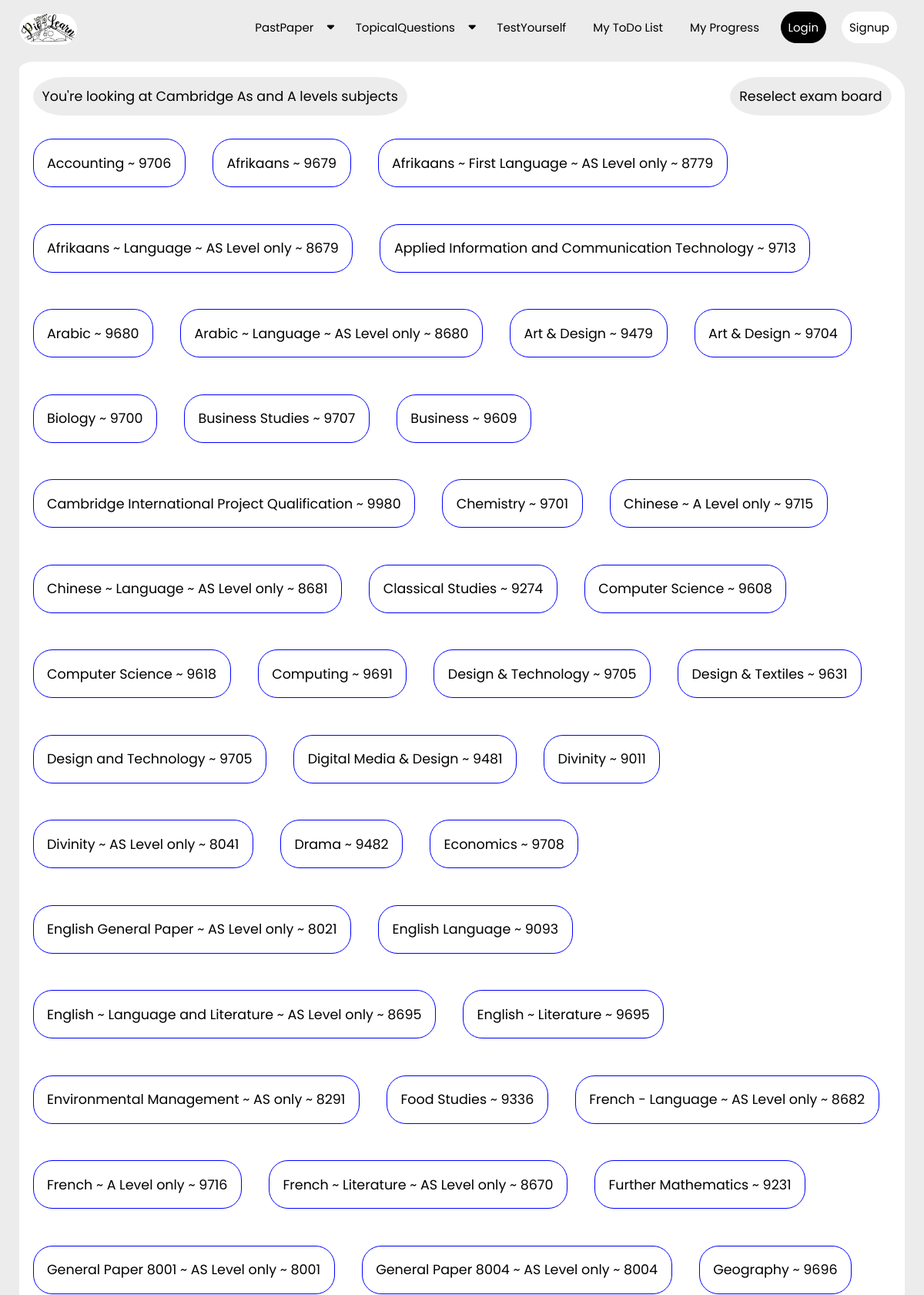
Screenshot of /topicalpastpaper/Cambridge As and A levels (upper part) with the database file from the repository.
### examsolution/models.py (models this page shows, shortened)
class website_pics(models.Model):
    website_logo = models.ImageField(null=True,upload_to='WesbitePics')

class ExamBoard(models.Model):
    exam_board = models.CharField(max_length=200)

class Subject(models.Model):
    exam_board_key = models.ForeignKey(ExamBoard, on_delete=models.CASCADE)
    subject = models.CharField(max_length=200)
    class Meta:
        ordering = ['subject']

### examsolution/views.py (the view)
# urls.py: path('topicalpastpaper/<exam_board>', views.subject_topical_past_paper, name='subject_topical_past_paper'),
def subject_topical_past_paper(request,exam_board):
    website_logo = website_pics.objects.get(id=1)
    exam_board_selected = get_object_or_404(ExamBoard,exam_board=exam_board)
    context = {
        'exam_board_selected' : exam_board_selected,
        'website_logo':website_logo,
    }
    return render(request,"examsolution/subject_topical_past_paper.html",context)

### examsolution/templates/examsolution/subject_topical_past_paper.html (shortened to what this page needs)
{% extends 'examsolution/base.html' %}
{% load static %}
{% block content %}
<section class="subjects">
    {% if exam_board_selected.subject_set.all %}
        <div class="panel_heading">
            <p>You're looking at {{exam_board_selected.exam_board}} subjects</p>
            <a href="{% url 'examsolution:topical_past_paper' %}">Reselect exam board</a>
        </div>
        {% for subject in exam_board_selected.subject_set.all  %}
                <a class="subject" href="{% url 'examsolution:topics_topical_past_paper' exam_board_selected.exam_board subject.subject %}">{{subject.subject}}</a>
        {% endfor %}
    {% else %}
        <div class="panel_heading">
            <p>{{exam_board_selected.exam_board}} questions <strong>Coming soon!</strong></p>
            <a href="{% url 'examsolution:topical_past_paper' %}">Reselect exam board</a>
        </div>
    {% endif %}
</section>
{% endblock content %}

### examsolution/templates/examsolution/base.html (shortened to what this page needs)
<!DOCTYPE html>
{% load static %}
<html lang="en">
<head>
    <link rel="stylesheet" href="https://cdnjs.cloudflare.com/ajax/libs/font-awesome/6.3.0/css/all.min.css" />
    <link rel="stylesheet" href="{% static 'examsolution/css/style.css' %}">
    <link rel="stylesheet" href="https://cdn.jsdelivr.net/npm/swiper@9/swiper-bundle.min.css"/>
</head>
<body>
    <section class="header">
        <nav class="menu_bar">
            <a class="logo" href=" {% url 'examsolution:home' %} "><img src="{% static website_logo.website_logo %}"  alt="" style="max-height:40px" id="website_logo"></a>
            <ul class="nav-menu">
                <li><a href=" {% url 'examsolution:past_papers' %}">PastPaper  <i class="fas fa-caret-down" id="drop-4"></i></a>
                </li>
                <li><a href=" {% url 'examsolution:topical_past_paper' %}">TopicalQuestions  <i class="fas fa-caret-down" id="drop-2"></i></a>
                </li>
                <li><a href=" {% url 'examsolution:test_yourself' %} ">TestYourself {% comment %}<i class="fas fa-caret-down" id="drop-3"></i>{% endcomment %}</a>
                </li>
                <li><a href=" {% url 'examsolution:my_to_do_list' %} ">My ToDo List</a></li>
                <li><a href="{% url 'examsolution:my_progress' %}">My Progress</a></li>
                {% if request.user.is_authenticated %}
                    <li style="margin-bottom:1rem;"><a id="base_logout_link" href=" {% url 'examsolution:logout' %} ">Logout</a></li>
                {% else %}
                    <li style="margin-bottom:1rem;"><a id="base_login_link" href=" {% url 'examsolution:login' %} ">Login</a></li>
                    <li style="margin-bottom:1rem;"><a id="base_sign_up_link" href=" {% url 'examsolution:register' %} ">Signup</a></li>
                {% endif %}
            </ul>
        </nav>
    </section>
    {% block content %}{% endblock content %}
</body>
</html>

### examsolution/static/examsolution/css/style.css (style rules this page uses)
:root { --main-color: #ececec; --black: #222; --white: #fff; --light--black: #777; --dark-bg: #eee; --border: .1rem solid var(--black); --box-shadow: 0 .5rem 1rem rgba(20, 16, 20, 1); --text-shadow: 0 1.5rem 3rem rgba(0,0,0,.3); }
* { font-family: 'Poppins', sans-serif; margin: 0; padding: 0; box-sizing: border-box; outline: none; border: none; text-decoration: none; text-transform: none; }
html { font-size: 62.5%; overflow-x: hidden; background-color: var(--main-color); }
.header { top: 0; left: 0; right: 0; z-index: 1000; position:fixed; }
.menu_bar { background-color: var(--main-color); height: 80px; width: 100%; display: flex; align-items: center; justify-content: space-between; padding: 0 2.5rem; }
.menu_bar a img#website_logo { border-radius: 2rem; }
.menu_bar ul { list-style: none; display: flex; }
.menu_bar ul li { padding: 10px 10px; position: relative; }
.menu_bar ul li a { color: black; text-decoration: none; font-size: 1.5rem; background-color: white hidden; padding: .75rem; border-radius: 2.5rem hidden; transition: all 0.6s; }
.fas { float: right; margin-left: 10px; padding-top: 3px; }
#base_logout_link,#base_login_link { background-color: black !important; border-radius: 2.5rem !important; color: white !important; padding: 1rem !important; }
#base_sign_up_link { background-color: white !important; border-radius: 2.5rem !important; padding: 1rem !important; }
.exam_boards, .subjects, .topics,.no_question_answer { overflow: auto; margin-top: 8rem; margin-bottom: 5rem; margin-left: 2.5rem; margin-right: 2.5rem; border-radius: 2rem 8rem 2rem 8rem / 1rem 4rem 1rem 4rem; -moz-border-radius:2rem 8rem 2rem 8rem / 1rem 4rem 1rem 4rem; -webkit-border-radius:2rem 8rem 2rem 8rem / 1rem 4rem 1rem 4rem; background-color: var(--white); padding-bottom: auto; }
.subjects .subject, .topics .topic { color: black; background-color: white; font-size: 1.75rem; border: solid blue 1px; margin: 1.75rem; margin-top: 3rem; padding: 1.75rem; border-radius: 2.5rem; float: left; }
.topics .panel_heading,.subjects .panel_heading,.no_question_answer .panel_heading { display: flex; justify-content: space-between; align-items: center; position: relative; z-index:10; margin-top: 2rem; }
.subjects .panel_heading p,.subjects .panel_heading a,.topics .panel_heading p, .topics .panel_heading a,.no_question_answer .panel_heading a,.no_question_answer .panel_heading p { border-top-right-radius: 8rem 5rem; border-bottom-right-radius: 8rem 5rem; border-bottom-left-radius: 8rem 5rem; border-top-left-radius: 8rem 5rem; padding: 1.2rem; font-size: 1.75rem; color: black; background-color: var(--main-color); margin-left: 1.75rem; margin-right: 1.75rem; }

### rows the page displays
website_pics: website_logo (picture)
ExamBoard: exam_board "Cambridge As and A levels"
Subject: subject "Accounting ~ 9706"
Subject: subject "Afrikaans ~ 9679"
Subject: subject "Afrikaans ~ First Language ~ AS Level only ~ 8779"
Subject: subject "Afrikaans ~ Language ~ AS Level only ~ 8679"
Subject: subject "Applied Information and Communication Technology ~ 9713"
Subject: subject "Arabic ~ 9680"
Subject: subject "Arabic ~ Language ~ AS Level only ~ 8680"
Subject: subject "Art & Design ~ 9479"
Subject: subject "Art & Design ~ 9704"
Subject: subject "Biology ~ 9700"
Subject: subject "Business Studies ~ 9707"
Subject: subject "Business ~ 9609"
Subject: subject "Cambridge International Project Qualification ~ 9980"
Subject: subject "Chemistry ~ 9701"
Subject: subject "Chinese ~ A Level only ~ 9715"
Subject: subject "Chinese ~ Language ~ AS Level only ~ 8681"
Subject: subject "Classical Studies ~ 9274"
Subject: subject "Computer Science ~ 9608"
Subject: subject "Computer Science ~ 9618"
Subject: subject "Computing ~ 9691"
Subject: subject "Design & Technology ~ 9705"
Subject: subject "Design & Textiles ~ 9631"
Subject: subject "Design and Technology ~ 9705"
Subject: subject "Digital Media & Design ~ 9481"
Subject: subject "Divinity ~ 9011"
Subject: subject "Divinity ~ AS Level only ~ 8041"
Subject: subject "Drama ~ 9482"
Subject: subject "Economics ~ 9708"
Subject: subject "English General Paper ~ AS Level only ~ 8021"
Subject: subject "English Language ~ 9093"
Subject: subject "English ~ Language and Literature ~ AS Level only ~ 8695"
Subject: subject "English ~ Literature ~ 9695"
Subject: subject "Environmental Management ~ AS only ~ 8291"
Subject: subject "Food Studies ~ 9336"
Subject: subject "French - Language ~ AS Level only ~ 8682"
Subject: subject "French ~ A Level only ~ 9716"
Subject: subject "French ~ Literature ~ AS Level only ~ 8670"
Subject: subject "Further Mathematics ~ 9231"
Subject: subject "General Paper 8001 ~ AS Level only ~ 8001"
Subject: subject "General Paper 8004 ~ AS Level only ~ 8004"
Subject: subject "Geography ~ 9696"
